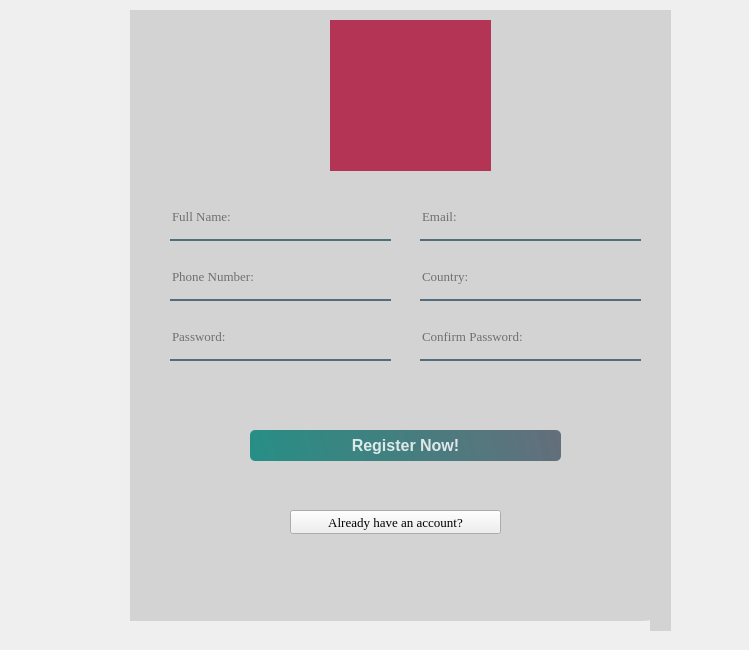
<?xml version="1.0" encoding="UTF-8"?>
<ui version="4.0">
 <class>Form</class>
 <widget class="QWidget" name="Form">
  <property name="geometry">
   <rect>
    <x>0</x>
    <y>0</y>
    <width>749</width>
    <height>650</height>
   </rect>
  </property>
  <property name="windowTitle">
   <string>Form</string>
  </property>
  <widget class="QWidget" name="widget" native="true">
   <property name="geometry">
    <rect>
     <x>-20</x>
     <y>0</y>
     <width>691</width>
     <height>631</height>
    </rect>
   </property>
   <property name="styleSheet">
    <string notr="true">/* Styling for the Login Button (assuming objectName is pushButton) */
QPushButton#pushButton {
    background-color: qlineargradient(spread:pad, x1:0, y1:0.505682, x2:1, y2:0.477, stop:0 rgba(11, 131, 120, 219), stop:1 rgba(85, 98, 112, 226));
    color: rgba(255, 255, 255, 210);
    border-radius: 5px;
}

QPushButton#pushButton:hover {
    background-color: qlineargradient(spread:pad, x1:0, y1:0.505682, x2:1, y2:0.477, stop:0 rgba(150, 123, 111, 219), stop:1 rgba(85, 81, 84, 226));
}

QPushButton#pushButton:pressed {
    padding-left: 5px;
    padding-top: 5px;
    background-color: rgba(150, 123, 111, 255);
}

/* Styling for the Register Button (assuming objectName is registerButton) */
QPushButton#registerButton {
    background-color: qlineargradient(spread:pad, x1:0, y1:0.505682, x2:1, y2:0.477, stop:0 rgba(11, 131, 120, 219), stop:1 rgba(85, 98, 112, 226)); /* Teal to Green gradient */
    color: rgba(255, 255, 255, 210); /* White text color */
    border-radius: 5px; /* Rounded corners */
    border: none; /* No border */
}

QPushButton#registerButton:hover {
    background-color: qlineargradient(spread:pad, x1:0, y1:0.505682, x2:1, y2:0.477, stop:0 rgba(150, 123, 111, 219), stop:1 rgba(85, 81, 84, 226)); /* EXACTLY like Login button on hover */
}

QPushButton#registerButton:pressed {
    padding-left: 5px;
    padding-top: 5px;
    background-color: rgba(150, 123, 111, 255); /* EXACTLY like Login button when pressed */
}</string>
   </property>
   <widget class="QLabel" name="label_3">
    <property name="geometry">
     <rect>
      <x>150</x>
      <y>10</y>
      <width>561</width>
      <height>611</height>
     </rect>
    </property>
    <property name="font">
     <font>
      <pointsize>12</pointsize>
      <bold>true</bold>
     </font>
    </property>
    <property name="styleSheet">
     <string notr="true">background-color: rgba(211, 211, 211, 255);



border-bottom-right-radius:50px;</string>
    </property>
    <property name="text">
     <string/>
    </property>
   </widget>
   <widget class="QLineEdit" name="lineEdit">
    <property name="geometry">
     <rect>
      <x>190</x>
      <y>200</y>
      <width>221</width>
      <height>41</height>
     </rect>
    </property>
    <property name="font">
     <font>
      <family>Times New Roman</family>
      <pointsize>10</pointsize>
     </font>
    </property>
    <property name="styleSheet">
     <string notr="true">background-color:rgba(0,0,0,0);
border: none;
border-bottom:2px solid rgba(46,82,101,200);
color:rgba(0,0,0,240);
padding-bottom:7px;
</string>
    </property>
    <property name="placeholderText">
     <string>Full Name:</string>
    </property>
   </widget>
   <widget class="QLineEdit" name="lineEdit_2">
    <property name="geometry">
     <rect>
      <x>190</x>
      <y>260</y>
      <width>221</width>
      <height>41</height>
     </rect>
    </property>
    <property name="font">
     <font>
      <family>Times New Roman</family>
      <pointsize>10</pointsize>
     </font>
    </property>
    <property name="styleSheet">
     <string notr="true">background-color:rgba(0,0,0,0);
border: none;
border-bottom:2px solid rgba(46,82,101,200);
color:rgba(0,0,0,240);
padding-bottom:7px;
</string>
    </property>
    <property name="placeholderText">
     <string>Phone Number:</string>
    </property>
   </widget>
   <widget class="QPushButton" name="pushButton">
    <property name="geometry">
     <rect>
      <x>270</x>
      <y>430</y>
      <width>311</width>
      <height>31</height>
     </rect>
    </property>
    <property name="font">
     <font>
      <pointsize>12</pointsize>
      <bold>true</bold>
     </font>
    </property>
    <property name="text">
     <string>Register Now!</string>
    </property>
   </widget>
   <widget class="QLabel" name="label">
    <property name="geometry">
     <rect>
      <x>160</x>
      <y>20</y>
      <width>51</width>
      <height>41</height>
     </rect>
    </property>
    <property name="styleSheet">
     <string notr="true">background-image: url(:/image/Users/DELL/Desktop/MindZap/mz.jpg);</string>
    </property>
    <property name="text">
     <string/>
    </property>
    <property name="pixmap">
     <pixmap resource="../../../../Qt/6.8.1/mingw_64/bin/res.qrc">:/image/Users/DELL/Desktop/MindZap/mz.jpg</pixmap>
    </property>
    <property name="scaledContents">
     <bool>true</bool>
    </property>
   </widget>
   <widget class="QLabel" name="label_2">
    <property name="geometry">
     <rect>
      <x>350</x>
      <y>20</y>
      <width>161</width>
      <height>151</height>
     </rect>
    </property>
    <property name="styleSheet">
     <string notr="true">
background-color: rgba(180, 52, 85, 255);

</string>
    </property>
    <property name="text">
     <string/>
    </property>
    <property name="pixmap">
     <pixmap resource="../../../../Qt/6.8.1/mingw_64/bin/res.qrc">:/image/Users/DELL/Downloads/profile.jpeg</pixmap>
    </property>
    <property name="scaledContents">
     <bool>true</bool>
    </property>
   </widget>
   <widget class="QLineEdit" name="lineEdit_4">
    <property name="geometry">
     <rect>
      <x>440</x>
      <y>200</y>
      <width>221</width>
      <height>41</height>
     </rect>
    </property>
    <property name="font">
     <font>
      <family>Times New Roman</family>
      <pointsize>10</pointsize>
     </font>
    </property>
    <property name="styleSheet">
     <string notr="true">background-color:rgba(0,0,0,0);
border: none;
border-bottom:2px solid rgba(46,82,101,200);
color:rgba(0,0,0,240);
padding-bottom:7px;
</string>
    </property>
    <property name="placeholderText">
     <string>Email:</string>
    </property>
   </widget>
   <widget class="QLineEdit" name="lineEdit_3">
    <property name="geometry">
     <rect>
      <x>440</x>
      <y>260</y>
      <width>221</width>
      <height>41</height>
     </rect>
    </property>
    <property name="font">
     <font>
      <family>Times New Roman</family>
      <pointsize>10</pointsize>
     </font>
    </property>
    <property name="styleSheet">
     <string notr="true">background-color:rgba(0,0,0,0);
border: none;
border-bottom:2px solid rgba(46,82,101,200);
color:rgba(0,0,0,240);
padding-bottom:7px;
</string>
    </property>
    <property name="placeholderText">
     <string>Country:</string>
    </property>
   </widget>
   <widget class="QLineEdit" name="lineEdit_5">
    <property name="geometry">
     <rect>
      <x>440</x>
      <y>320</y>
      <width>221</width>
      <height>41</height>
     </rect>
    </property>
    <property name="font">
     <font>
      <family>Times New Roman</family>
      <pointsize>10</pointsize>
     </font>
    </property>
    <property name="styleSheet">
     <string notr="true">background-color:rgba(0,0,0,0);
border: none;
border-bottom:2px solid rgba(46,82,101,200);
color:rgba(0,0,0,240);
padding-bottom:7px;
</string>
    </property>
    <property name="echoMode">
     <enum>QLineEdit::EchoMode::Password</enum>
    </property>
    <property name="placeholderText">
     <string>Confirm Password:</string>
    </property>
   </widget>
   <widget class="QLineEdit" name="lineEdit_6">
    <property name="geometry">
     <rect>
      <x>190</x>
      <y>320</y>
      <width>221</width>
      <height>41</height>
     </rect>
    </property>
    <property name="font">
     <font>
      <family>Times New Roman</family>
      <pointsize>10</pointsize>
     </font>
    </property>
    <property name="styleSheet">
     <string notr="true">background-color:rgba(0,0,0,0);
border: none;
border-bottom:2px solid rgba(46,82,101,200);
color:rgba(0,0,0,240);
padding-bottom:7px;
</string>
    </property>
    <property name="echoMode">
     <enum>QLineEdit::EchoMode::Password</enum>
    </property>
    <property name="placeholderText">
     <string>Password:</string>
    </property>
   </widget>
   <widget class="QPushButton" name="forgotPasswordLabel">
    <property name="geometry">
     <rect>
      <x>310</x>
      <y>510</y>
      <width>211</width>
      <height>24</height>
     </rect>
    </property>
    <property name="font">
     <font>
      <family>Times New Roman</family>
      <pointsize>10</pointsize>
      <bold>false</bold>
     </font>
    </property>
    <property name="text">
     <string>Already have an account?</string>
    </property>
   </widget>
   <widget class="QWidget" name="widget_2" native="true">
    <property name="geometry">
     <rect>
      <x>520</x>
      <y>130</y>
      <width>691</width>
      <height>631</height>
     </rect>
    </property>
    <property name="styleSheet">
     <string notr="true">/* Styling for the Login Button (assuming objectName is pushButton) */
QPushButton#pushButton {
    background-color: qlineargradient(spread:pad, x1:0, y1:0.505682, x2:1, y2:0.477, stop:0 rgba(11, 131, 120, 219), stop:1 rgba(85, 98, 112, 226));
    color: rgba(255, 255, 255, 210);
    border-radius: 5px;
}

QPushButton#pushButton:hover {
    background-color: qlineargradient(spread:pad, x1:0, y1:0.505682, x2:1, y2:0.477, stop:0 rgba(150, 123, 111, 219), stop:1 rgba(85, 81, 84, 226));
}

QPushButton#pushButton:pressed {
    padding-left: 5px;
    padding-top: 5px;
    background-color: rgba(150, 123, 111, 255);
}

/* Styling for the Register Button (assuming objectName is registerButton) */
QPushButton#registerButton {
    background-color: qlineargradient(spread:pad, x1:0, y1:0.505682, x2:1, y2:0.477, stop:0 rgba(11, 131, 120, 219), stop:1 rgba(85, 98, 112, 226)); /* Teal to Green gradient */
    color: rgba(255, 255, 255, 210); /* White text color */
    border-radius: 5px; /* Rounded corners */
    border: none; /* No border */
}

QPushButton#registerButton:hover {
    background-color: qlineargradient(spread:pad, x1:0, y1:0.505682, x2:1, y2:0.477, stop:0 rgba(150, 123, 111, 219), stop:1 rgba(85, 81, 84, 226)); /* EXACTLY like Login button on hover */
}

QPushButton#registerButton:pressed {
    padding-left: 5px;
    padding-top: 5px;
    background-color: rgba(150, 123, 111, 255); /* EXACTLY like Login button when pressed */
}</string>
    </property>
    <widget class="QLabel" name="label_4">
     <property name="geometry">
      <rect>
       <x>150</x>
       <y>10</y>
       <width>561</width>
       <height>611</height>
      </rect>
     </property>
     <property name="font">
      <font>
       <pointsize>12</pointsize>
       <bold>true</bold>
      </font>
     </property>
     <property name="styleSheet">
      <string notr="true">background-color: rgba(211, 211, 211, 255);



border-bottom-right-radius:50px;</string>
     </property>
     <property name="text">
      <string/>
     </property>
    </widget>
    <widget class="QLineEdit" name="lineEdit_7">
     <property name="geometry">
      <rect>
       <x>190</x>
       <y>200</y>
       <width>221</width>
       <height>41</height>
      </rect>
     </property>
     <property name="font">
      <font>
       <family>Times New Roman</family>
       <pointsize>10</pointsize>
      </font>
     </property>
     <property name="styleSheet">
      <string notr="true">background-color:rgba(0,0,0,0);
border: none;
border-bottom:2px solid rgba(46,82,101,200);
color:rgba(0,0,0,240);
padding-bottom:7px;
</string>
     </property>
     <property name="placeholderText">
      <string>Full Name:</string>
     </property>
    </widget>
    <widget class="QLineEdit" name="lineEdit_8">
     <property name="geometry">
      <rect>
       <x>190</x>
       <y>260</y>
       <width>221</width>
       <height>41</height>
      </rect>
     </property>
     <property name="font">
      <font>
       <family>Times New Roman</family>
       <pointsize>10</pointsize>
      </font>
     </property>
     <property name="styleSheet">
      <string notr="true">background-color:rgba(0,0,0,0);
border: none;
border-bottom:2px solid rgba(46,82,101,200);
color:rgba(0,0,0,240);
padding-bottom:7px;
</string>
     </property>
     <property name="placeholderText">
      <string>Phone Number:</string>
     </property>
    </widget>
    <widget class="QPushButton" name="pushButton_2">
     <property name="geometry">
      <rect>
       <x>270</x>
       <y>430</y>
       <width>311</width>
       <height>31</height>
      </rect>
     </property>
     <property name="font">
      <font>
       <pointsize>12</pointsize>
       <bold>true</bold>
      </font>
     </property>
     <property name="text">
      <string>Register Now!</string>
     </property>
    </widget>
    <widget class="QLabel" name="label_5">
     <property name="geometry">
      <rect>
       <x>160</x>
       <y>20</y>
       <width>51</width>
       <height>41</height>
      </rect>
     </property>
     <property name="styleSheet">
      <string notr="true">background-image: url(:/image/Users/DELL/Desktop/MindZap/mz.jpg);</string>
     </property>
     <property name="text">
      <string/>
     </property>
     <property name="pixmap">
      <pixmap resource="../../../../Qt/6.8.1/mingw_64/bin/res.qrc">:/image/Users/DELL/Desktop/MindZap/mz.jpg</pixmap>
     </property>
     <property name="scaledContents">
      <bool>true</bool>
     </property>
    </widget>
    <widget class="QLabel" name="label_6">
     <property name="geometry">
      <rect>
       <x>350</x>
       <y>20</y>
       <width>161</width>
       <height>151</height>
      </rect>
     </property>
     <property name="styleSheet">
      <string notr="true">
background-color: rgba(180, 52, 85, 255);

</string>
     </property>
     <property name="text">
      <string/>
     </property>
     <property name="pixmap">
      <pixmap resource="../../../../Qt/6.8.1/mingw_64/bin/res.qrc">:/image/Users/DELL/Downloads/profile.jpeg</pixmap>
     </property>
     <property name="scaledContents">
      <bool>true</bool>
     </property>
    </widget>
    <widget class="QLineEdit" name="lineEdit_9">
     <property name="geometry">
      <rect>
       <x>440</x>
       <y>200</y>
       <width>221</width>
       <height>41</height>
      </rect>
     </property>
     <property name="font">
      <font>
       <family>Times New Roman</family>
       <pointsize>10</pointsize>
      </font>
     </property>
     <property name="styleSheet">
      <string notr="true">background-color:rgba(0,0,0,0);
border: none;
border-bottom:2px solid rgba(46,82,101,200);
color:rgba(0,0,0,240);
padding-bottom:7px;
</string>
     </property>
     <property name="placeholderText">
      <string>Email:</string>
     </property>
    </widget>
    <widget class="QLineEdit" name="lineEdit_10">
     <property name="geometry">
      <rect>
       <x>440</x>
       <y>260</y>
       <width>221</width>
       <height>41</height>
      </rect>
     </property>
     <property name="font">
      <font>
       <family>Times New Roman</family>
       <pointsize>10</pointsize>
      </font>
     </property>
     <property name="styleSheet">
      <string notr="true">background-color:rgba(0,0,0,0);
border: none;
border-bottom:2px solid rgba(46,82,101,200);
color:rgba(0,0,0,240);
padding-bottom:7px;
</string>
     </property>
     <property name="placeholderText">
      <string>Country:</string>
     </property>
    </widget>
    <widget class="QLineEdit" name="lineEdit_11">
     <property name="geometry">
      <rect>
       <x>440</x>
       <y>320</y>
       <width>221</width>
       <height>41</height>
      </rect>
     </property>
     <property name="font">
      <font>
       <family>Times New Roman</family>
       <pointsize>10</pointsize>
      </font>
     </property>
     <property name="styleSheet">
      <string notr="true">background-color:rgba(0,0,0,0);
border: none;
border-bottom:2px solid rgba(46,82,101,200);
color:rgba(0,0,0,240);
padding-bottom:7px;
</string>
     </property>
     <property name="echoMode">
      <enum>QLineEdit::EchoMode::Password</enum>
     </property>
     <property name="placeholderText">
      <string>Confirm Password:</string>
     </property>
    </widget>
    <widget class="QLineEdit" name="lineEdit_12">
     <property name="geometry">
      <rect>
       <x>190</x>
       <y>320</y>
       <width>221</width>
       <height>41</height>
      </rect>
     </property>
     <property name="font">
      <font>
       <family>Times New Roman</family>
       <pointsize>10</pointsize>
      </font>
     </property>
     <property name="styleSheet">
      <string notr="true">background-color:rgba(0,0,0,0);
border: none;
border-bottom:2px solid rgba(46,82,101,200);
color:rgba(0,0,0,240);
padding-bottom:7px;
</string>
     </property>
     <property name="echoMode">
      <enum>QLineEdit::EchoMode::Password</enum>
     </property>
     <property name="placeholderText">
      <string>Password:</string>
     </property>
    </widget>
    <widget class="QPushButton" name="forgotPasswordLabel_2">
     <property name="geometry">
      <rect>
       <x>310</x>
       <y>510</y>
       <width>211</width>
       <height>24</height>
      </rect>
     </property>
     <property name="font">
      <font>
       <family>Times New Roman</family>
       <pointsize>10</pointsize>
       <bold>false</bold>
      </font>
     </property>
     <property name="text">
      <string>Already have an account?</string>
     </property>
    </widget>
   </widget>
  </widget>
 </widget>
 <resources>
  <include location="../../../../Qt/6.8.1/mingw_64/bin/res.qrc"/>
 </resources>
 <connections/>
</ui>
